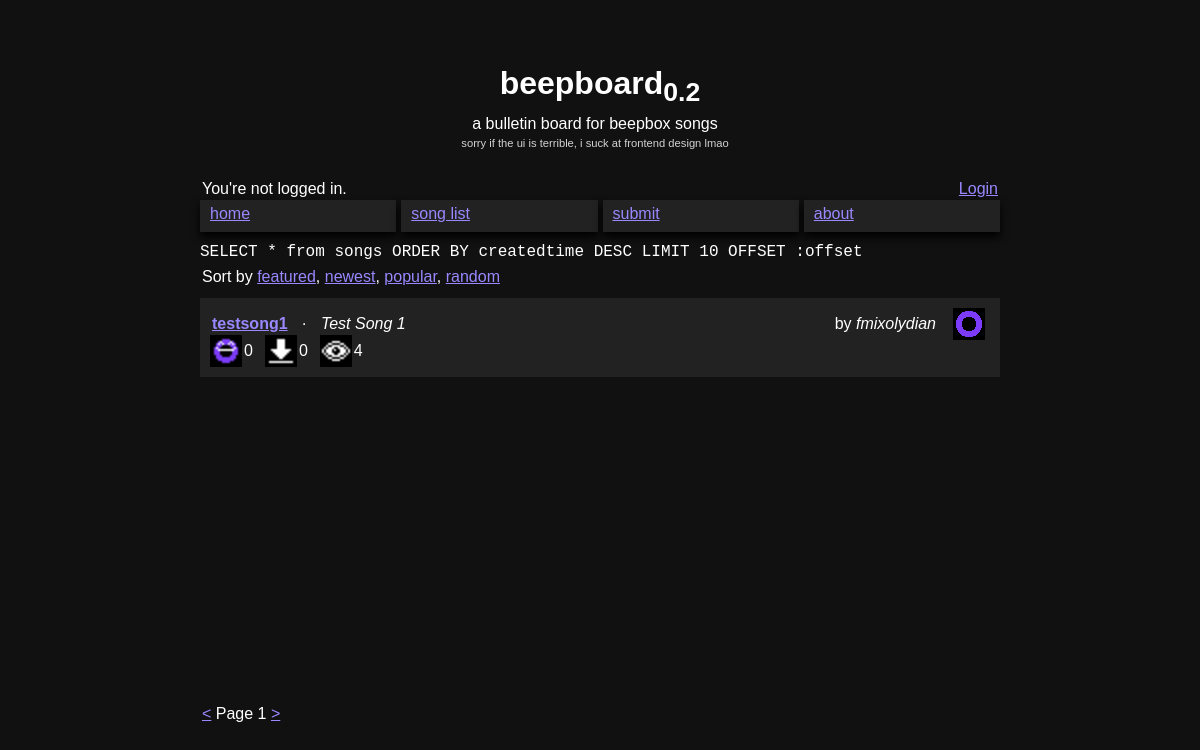
Page /songs.php on the earlier database version.
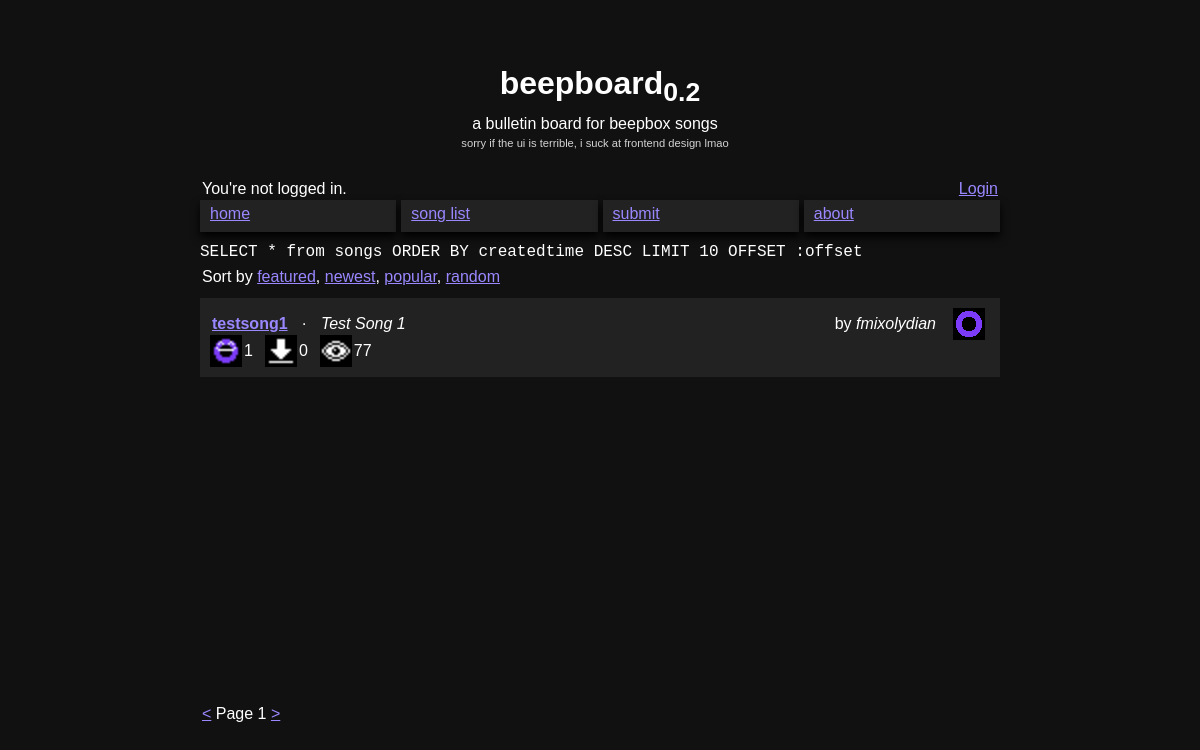
Same page on the later database version.
### tables this page shows
CREATE TABLE "songs" (
	"songid"	TEXT NOT NULL UNIQUE,
	"authorid"	TEXT NOT NULL,
	"views"	INTEGER NOT NULL DEFAULT 0,
	"likes"	INTEGER NOT NULL DEFAULT 0,
	"downloads"	INTEGER NOT NULL DEFAULT 0,
	"songurl"	TEXT NOT NULL,
	"createdtime"	INTEGER,
	"tags"	TEXT,
	"name"	TEXT,
	"summary"	TEXT,
	"featured"	INTEGER NOT NULL DEFAULT 0,
	"description"	TEXT,
	PRIMARY KEY("songid")
);

CREATE TABLE "users" (
	"userid"	TEXT NOT NULL UNIQUE,
	"pfpurl"	TEXT,
	"bio"	TEXT,
	"createdtime"	INTEGER NOT NULL,
	"username"	TEXT NOT NULL,
	"password"	TEXT NOT NULL,
	"token"	TEXT,
	PRIMARY KEY("userid")
);

### functions.php (called while the page is built, shortened)
<?php
	if (!defined('BB_IMPORTED')) {
		$db = new SQLite3(DB_PATH);
		function BB_sqlStatement($statement, $params) {
			global $db;
			$st = $db->prepare($statement);
			foreach ($params as $param => $value) {
				$st->bindValue($param, $value);
			}
			return $st->execute();
		}
	}
?>

### public/songs.php (the view, shortened to what this page needs)
<?php
require '../header.php';
$statement = "SELECT * from songs ";
$statement_footer = " LIMIT 10 OFFSET :offset";
switch ($_GET['sort']) {
	case 'newest':
		$statement .= "ORDER BY createdtime DESC";
		break;
}
$statement .= $statement_footer;
echo "<code>$statement</code>";
$q = BB_sqlStatement($statement, array(':offset' => $_GET['after']));
?>
			<p>Sort by <a href="/songs.php?sort=featured">featured</a>,
			           <a href="/songs.php?sort=newest">newest</a>,
			           <a href="/songs.php?sort=popular">popular</a>,
			           <a href="/songs.php?sort=random">random</a>
			           </p>
			<div class="songs">
<?php
while ($result = $q->fetchArray(SQLITE3_ASSOC)) {
	$username = $db->querySingle('SELECT username FROM users WHERE userid = \'' .
		$result['authorid'] . '\'');
	echo '
<article>
	<div class="SongMeta">
		<div class="horizontal">
			<p class="SongName"><a href="/viewsong.php?id=' . $result['songid'] . '">' .
				htmlentities($result['name']) . '</a></p>
			<p> · </p>
			<p class="SongDesc">' . htmlentities($result['summary']) . '</p>
		</div>
		<div class="horizontal">
			<img class="SongInteract" src="/assets/likes.png">
			<p class="SongCounter">' . htmlentities($result['likes']) . '</p>
			<img class="SongInteract" src="/assets/downloads.png">
			<p class="SongCounter">' . htmlentities($result['downloads']) . '</p>
			<img class="SongInteract" src="/assets/views.png">
			<p class="SongCounter">' . htmlentities($result['views']) . '</p>
		</div>
	</div>
	<div class="SongData">
		<div class="Platforms">
			<p> by <em class="SongAuthor">' . htmlentities($username) . '</em></p>
			<a target=_blank href="/api/downloadsong.php?id=' . $result['songid'] . '">
				<img class="SongPlatform" src="/assets/beepbox.png"/>
			</a>
		</div>
	</div>
</article>
';
}
?>
			</div>
			<footer>
				<p><a href=<?='songs.php?sort='.max($_GET['sort'].'&after='.($_GET['after']-10), 0) ?>>&lt;</a>
					Page <?= $_GET['after'] / 10 + 1 ?>
					<a href=<?='songs.php?sort='.$_GET['sort'].'&after='.($_GET['after']+10) ?>>&gt;</a></p>
			</footer>
		</main>
	</body>
</html>

### header.php (shortened to what this page needs)
<?php
	require 'functions.php';
	if (array_key_exists('token', $_COOKIE)) {
		$data = BB_getUserdataByToken($_COOKIE['token']);
	} else {
		$data = null;
	}
?>
<!DOCTYPE html>
<html>
	<head>
		<link rel="stylesheet" href="/style.css">
	</head>
	<body>
		<main>
			<header>
				<h1>beepboard<sub>0.2</sub></h1>
				<p>a bulletin board for beepbox songs<br>
				<small>sorry if the ui is terrible, i suck at frontend design lmao</small></p>
			</header>
			<div class="HeadInfo">
<div class="left">
	<?php
		if ($data) {
			echo "<p>" . $data['username'] . "</p>";
		} else {
			echo "<p>You're not logged in.</p>";
		}
	?>
</div>
<div class="right">
	<?php
		if ($data) {
			echo "<p><a href='/api/logout.php'>Logout</a></p>";
		} else {
			echo "<p><a href='/login.php'>Login</a></p>";
		}
	?>
</div>
			</div>
			<nav>
				<a href="/index.php">home</a>
				<a href="/songs.php">song list</a>
				<a href="/submit.php">submit</a>
				<a href="/about.php">about</a>
			</nav>

### public/style.css (style rules this page uses)
body { background-color: #111; font-family: 'B612', helvetica, sans-serif; color: white; font-size: 12pt; animation-name: load; }
main { width: 800px; padding: 5px; min-height: 600px; margin-left: auto; margin-right: auto; margin-top: 60px; }
header { width: 800px; margin-bottom: 20px; overflow-y: visible; text-align: center; }
nav { display: flex; flex-direction: row; margin: 0px; padding: 0px; display: flex; height: 32px; gap: 5px; flex: 1; margin-bottom: 10px; }
nav a { list-style-type: none; flex: 1; background-color: #222; padding: 5px; padding-left: 10px; box-shadow: 0px 5px 10px black; }
.songs { margin-top: 10px; display: flex; flex-direction: column; gap: 5px; min-height: 400px; }
.songs article { padding: 10px; background-color: #222; display: flex; }
h1 { margin: 0px; }
p { margin: 0px; margin-top: 5px; padding: 2px; margin-right: 10px; }
img { image-rendering: -moz-crisp-edges; image-rendering: crisp-edges; }
a { color: #9988ff; }
.SongName { font-weight: bold; }
.Platforms { display: flex; flex-direction: row; gap: 5px; }
.SongPlatform { width: 32px; height: 32px; margin-right: 5px; }
.SongDesc { font-style: italic; overflow-wrap: break-word; margin-right: 10px; max-width: 400px; }
.SongMeta { display: flex; flex-direction: column; }
.SongData { display: flex; flex-direction: column; margin-left: auto; }
.SongInteract { width: 32px; height: 32px; }
.SongCounter { margin-right: 10px; }
.horizontal { display: flex; flex-direction: row; }
small { color: lightgray; font-size: 0.7em; }
.HeadInfo { display: flex; flex-direction: row; }
.HeadInfo .left { flex: 1; text-align: left; }
.HeadInfo .right { flex: 1; text-align: right; }
.HeadInfo .left p { margin-left: 0px; margin-right: 5px; }
.HeadInfo .right p { margin-left: 5px; margin-right: 0px; }

### header.php (style rules this page uses)
body { background-color: #111; }

Differences in the rows shown:
changed songs "testsong1": likes "0" → "1"; views "4" → "77"
